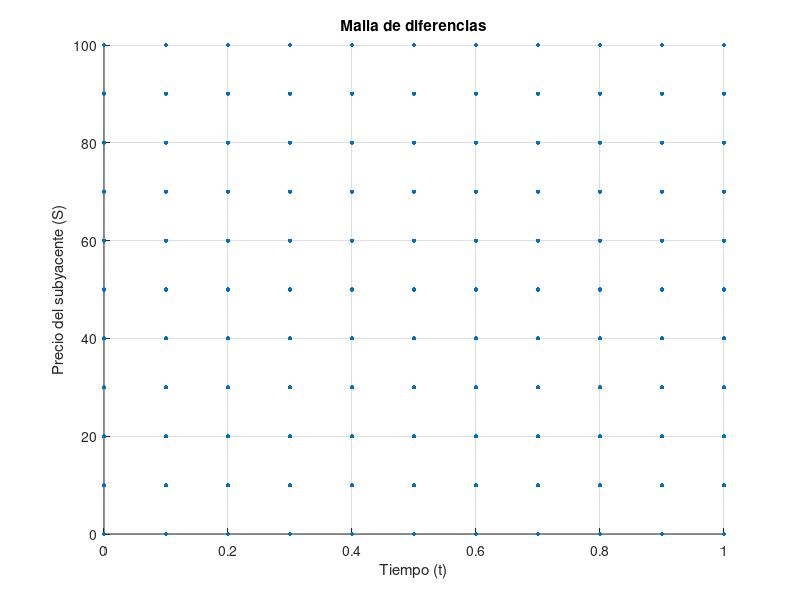

Write the MATLAB code that produced this figure.
%% Datos de la opción

S_max = 100;  
E = 50;
T = 1;
sigma = 0.2;
r = 0.05;

%% Malla de diferencias

M = 10;
N = 10;

dS = S_max / M;  
dt = T / N;

S = linspace(0, S_max, M+1)';
tau = linspace(0, T, N+1);

[S_grid, t_grid] = meshgrid(S, tau);

figure;
scatter(t_grid(:), S_grid(:), 10, 'filled');
xlabel('Tiempo (t)');
ylabel('Precio del subyacente (S)');
title('Malla de diferencias');
grid on;

%% Condiciones de frontera

V = zeros(M+1, N+1);

V(:, end) = max(S - E, 0); % t = T, payoff de una opción call
V(1, :) = 0; % S = 0, el valor de la call es 0
V(end, :) = S_max; % debo preguntarle a Álvaro
% V(:, 1) = % acá también